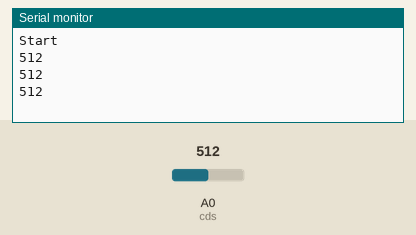
The sketch below on a simulated Arduino Uno, built with avr-gcc and run on an emulated ATmega328P. On the bench: the last lines printed to the serial monitor. Inputs (shaded band) come from the test bench; at power-on: A0 (cds) = 512.

Above: at 1.3 s.
1.4 s: A0 (cds) set to 716
At 1.9 s:
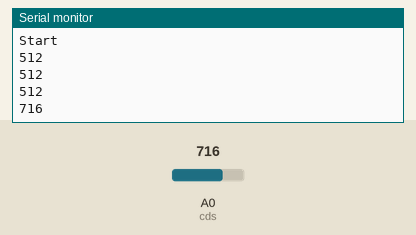
2.9 s: A0 (cds) set to 900
At 3.4 s:
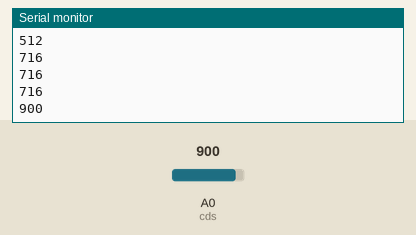
Timing chart, 0 to 5.9 s (numbered marks = the images above; inputs shaded):
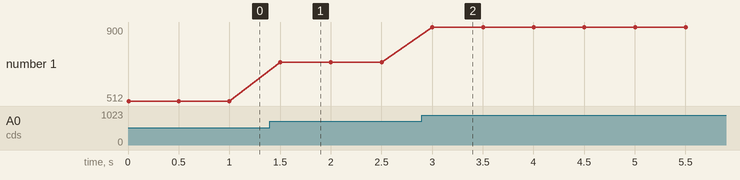

Measured:
- after the input at 1.4 s, the serial monitor: prints a new line after 0.10 s (image 1)
- after the input at 2.9 s, the serial monitor: prints a new line after 0.10 s (image 2)
- plotted number 1: 512 → 716 after the input at 1.4 s, 716 → 900 after the input at 2.9 s

The sketch:

sketch_jan25a.ino
```cpp
int cds = A0;

void setup() {
  Serial.begin(9600);
  Serial.println("Start");
}

void loop() {
  int data = analogRead(cds);

  Serial.println(data);

  delay(500);
}
```
